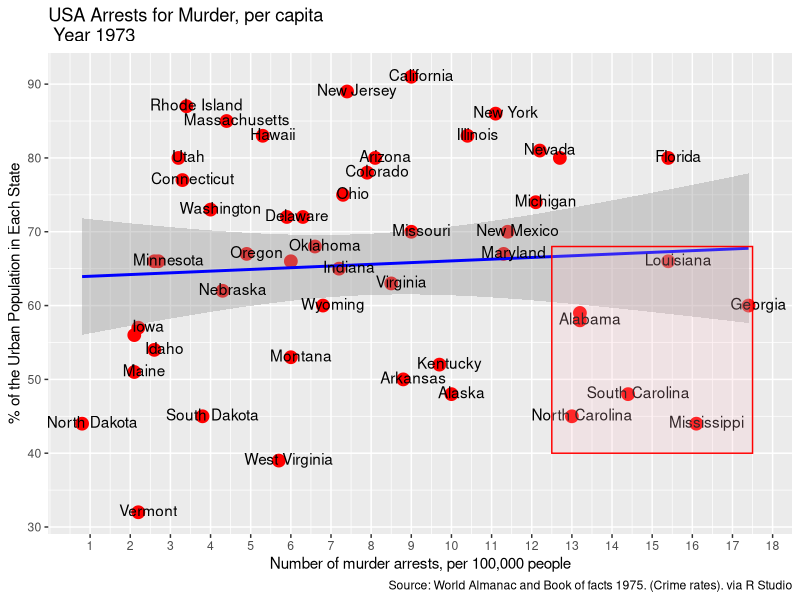

Source code (R):
options(scipen=999)
library(ggplot2)
library(datasets)
data("USArrests", package = "datasets")
ggplot(USArrests, aes(x= Murder, y=UrbanPop,)) + geom_point(aes(color = Murder), size=4, col="red") + scale_x_continuous(breaks = 1:18) + geom_smooth(method="lm", col="blue", size=1) + geom_text(label=rownames(USArrests), nudge_x = 0.25, nudge_y = 0.25, check_overlap = T) + ggtitle("USA Arrests for Murder, per capita \n Year 1973") + xlab("Number of murder arrests, per 100,000 people") + ylab("% of the Urban Population in Each State") + labs(caption = "Source: World Almanac and Book of facts 1975. (Crime rates). via R Studio") + annotate("rect", xmin=c(12.5),xmax = c(17.5), ymin = c(40), ymax = (68), alpha=0.2, color="red", fill="pink")




